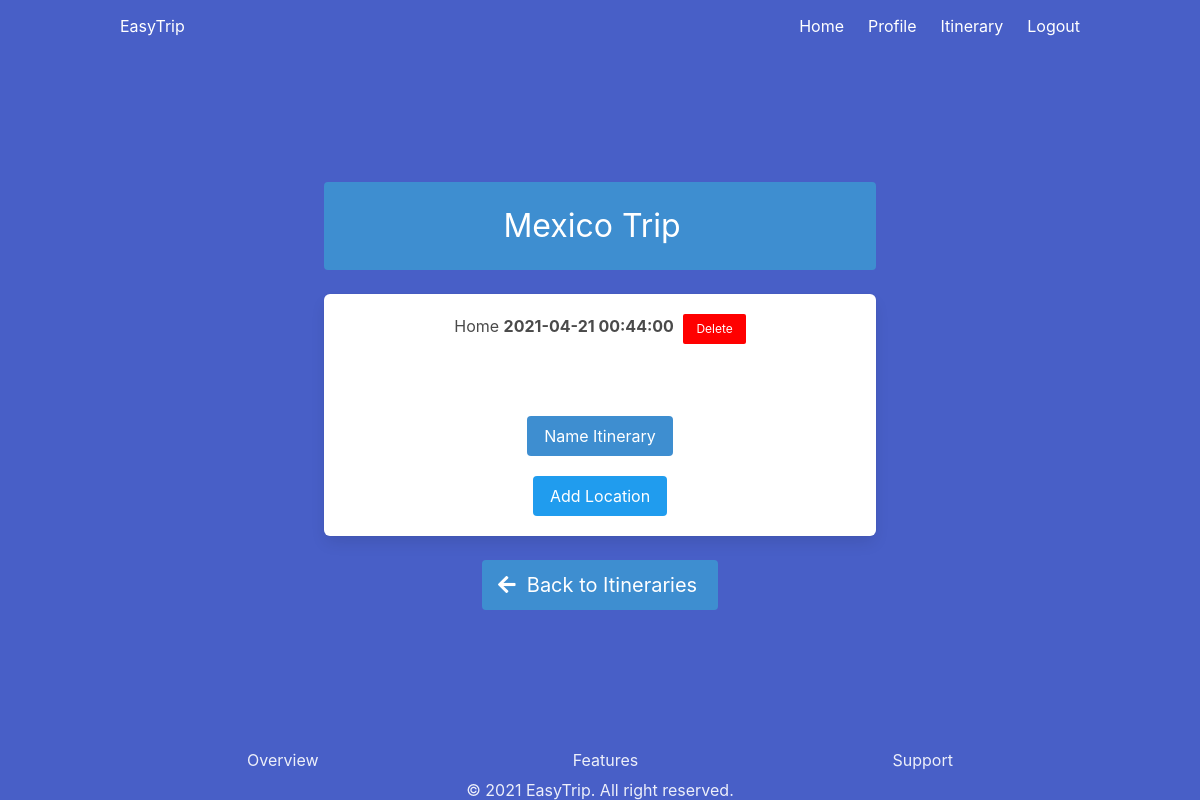
Screenshot of /itinerary/9 (signed in) with the database file from the repository.
### models.py (models this page shows, shortened)
class Itinerary(db.Model):
    id = db.Column(db.Integer, primary_key=True) # primary keys are required by SQLAlchemy
    user_id = db.Column(db.Integer, db.ForeignKey('user.id'))
    nickname = db.Column(db.String(1000))
    modified = db.Column(db.DateTime, nullable=False, default=datetime.now)
    locations = db.relationship('Location', backref='owner_itinerary', lazy='dynamic')

class Location(db.Model):
    id = db.Column(db.Integer, primary_key=True) # primary keys are required by SQLAlchemy
    nickname = db.Column(db.String(1000))
    itinerary_id = db.Column(db.Integer, db.ForeignKey('itinerary.id'))
    order = db.Column(db.Integer, autoincrement=True)
    address = db.Column(db.String(1000))
    city = db.Column(db.String(1000))
    state = db.Column(db.String(1000))
    zip = db.Column(db.Integer)
    country = db.Column(db.String(1000))
    departure_time = db.Column(db.DateTime)

### auth.py (the view)
@auth.route('/itinerary/<itin_id>', methods=['GET'])
@login_required
def edit_itinerary(itin_id):
    selected_itin = Itinerary.query.filter_by(user_id=current_user.id, id=itin_id).first()
    locations = selected_itin.locations.order_by(Location.departure_time)
    print("Hello from edit!")
    return render_template('edit_itinerary.html', itinerary=selected_itin, locations=locations)

### app.py (called while the page is built)
def create_app():
    app = Flask(__name__)
    app.config['SECRET_KEY'] = 'easy-trip-key'
    app.config['SQLALCHEMY_DATABASE_URI'] = 'sqlite:///db.sqlite'
    db.init_app(app)
    login_manager = LoginManager()
    login_manager.login_view = 'auth.login'
    login_manager.init_app(app)
    from models import User
    from models import Itinerary
    @login_manager.user_loader
    def load_user(user_id):
        return User.query.get(int(user_id))
    from auth import auth as auth_blueprint
    app.register_blueprint(auth_blueprint)
    from main import main as main_blueprint
    app.register_blueprint(main_blueprint)
    return app

### templates/edit_itinerary.html (shortened to what this page needs)
{% extends "base.html" %}
{% block content %}
<div class="column is-three-fifths is-offset-one-fifth">
    <div class="notification is-info is-size-3">
        {% if itinerary.nickname == 'NULL' %}
        <p>Itinerary {{itinerary.id}}</p>
        {% else %}
        <p>{{itinerary.nickname}}</p>
        {% endif %}
    </div>
    <div class="box">
        {% if locations.count() > 0 %}
            {% for location in locations %}
            <div style="display: block;" class="itin_list_item">
                {% if location.nickname == 'NULL' %}
                <p style="display: inline;">{{ location.address + ", " + location.city + " " + location.state }} <b>{{ location.departure_time }}</b></p>
                {% else %}
                <p style="display: inline;">{{ location.nickname }} <b>{{ location.departure_time }}</b></p>
                {% endif %}
                    <form style="display: inline;" method="POST" action="{{ url_for('auth.delete_location', itin_id=itinerary.id, loc_id=location.id) }}">
                    <button id="delete-button" class="button is-info is-small">Delete</button>
                </form>
            </div>
            {% endfor %}
            {% else %}
            <div style="display: block;" class="itin_list_item">
                <h2 class="is-5" style="display: inline;">No locations added!</h2>
            </div>
        {% endif %}
        <a class="button is-4 is-info modal-button" data-target="#modal">Name Itinerary</a>
        <div style="display: block;">
            <form method="POST" action="{{ url_for('auth.add_location', itin_id=itinerary.id) }}">
                <button id="location-button" class="button is-info is-4">Add Location</button>
            </form>
        </div>
    </div>
    <a class="button is-info is-medium" href="{{ url_for('auth.itinerary') }}">
        <span class="icon">
          <i class="fas fa-arrow-left"></i>
        </span>
        <span>Back to Itineraries</span>
    </a>
</div>
{% endblock %}

### templates/edit_itinerary.html (style rules this page uses)
#delete-button { background-color: red; margin-left: 5px; color:white; }
#location-button { background-color: #209cee; margin-top: 20px; color:white; }

### rows the page displays
Itinerary: nickname "Mexico Trip"
Location: nickname "Home", departure_time "2021-04-21 00:44:00"
